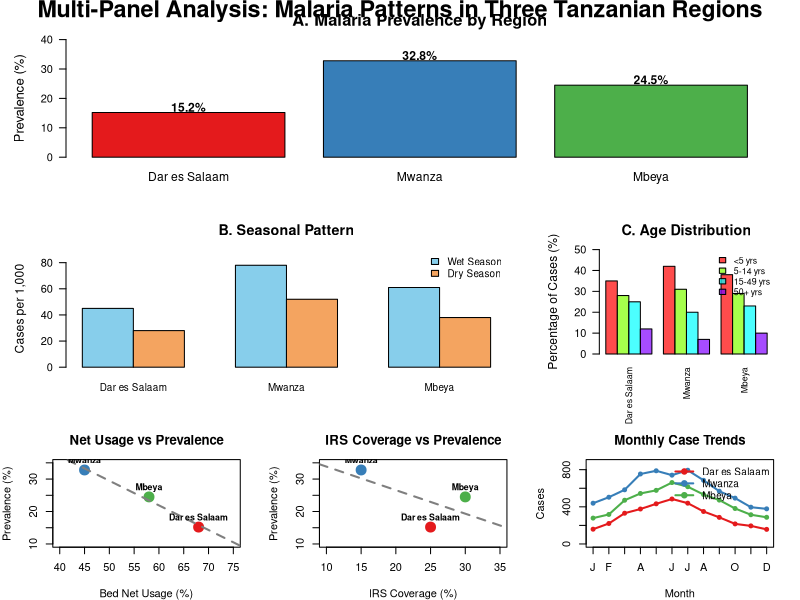

The R script that drew this image:
# Multi-Panel Malaria Visualization (Base R Version)
# Demonstration for Tanzania Regions
# Authors: Praise and Ernest

# Set seed for reproducibility
set.seed(123)

# ============================================================================
# 1. CREATE DUMMY DATA FOR 3 TANZANIAN REGIONS
# ============================================================================

# Region names
regions <- c("Dar es Salaam", "Mwanza", "Mbeya")

# --- Panel A Data: Overall Malaria Prevalence by Region ---
prevalence_data <- data.frame(
  region = regions,
  prevalence = c(15.2, 32.8, 24.5),  # Percentage
  population = c(4364541, 2772509, 2707410)
)
prevalence_data$cases <- round(prevalence_data$prevalence * prevalence_data$population / 100)

# --- Panel B Data: Seasonal Variation (Wet vs Dry) ---
seasonal_data <- data.frame(
  region = rep(regions, each = 2),
  season = rep(c("Wet", "Dry"), times = 3),
  cases_per_1000 = c(
    45, 28,  # Dar es Salaam
    78, 52,  # Mwanza
    61, 38   # Mbeya
  )
)

# --- Panel C Data: Age Group Distribution ---
age_groups <- c("<5 yrs", "5-14 yrs", "15-49 yrs", "50+ yrs")
age_data <- data.frame(
  region = rep(regions, each = 4),
  age_group = rep(age_groups, times = 3),
  percentage = c(
    # Dar es Salaam
    35, 28, 25, 12,
    # Mwanza
    42, 31, 20, 7,
    # Mbeya
    38, 29, 23, 10
  )
)

# --- Detail Panel Data: Intervention Coverage vs Prevalence ---
intervention_data <- data.frame(
  region = regions,
  net_usage = c(68, 45, 58),
  irs_coverage = c(25, 15, 30),
  prevalence = c(15.2, 32.8, 24.5)
)

# --- Monthly trend data ---
months <- 1:12
monthly_data <- data.frame(
  month = rep(months, times = 3),
  region = rep(regions, each = 12),
  cases = c(
    # Dar es Salaam (seasonal pattern)
    300 + 150 * sin((months - 3) * pi / 6) + rnorm(12, 0, 20),
    # Mwanza
    600 + 200 * sin((months - 3) * pi / 6) + rnorm(12, 0, 30),
    # Mbeya
    450 + 180 * sin((months - 3) * pi / 6) + rnorm(12, 0, 25)
  )
)
monthly_data$cases <- pmax(monthly_data$cases, 50)  # No negative values

# ============================================================================
# 2. PRINT DATA SUMMARIES
# ============================================================================

cat("\n")
cat("================================================================================\n")
cat("                           DATA SUMMARY                                         \n")
cat("================================================================================\n\n")

cat("Panel A - Overall Prevalence:\n")
cat("-------------------------------\n")
print(prevalence_data)

cat("\n\nPanel B - Seasonal Data:\n")
cat("-------------------------\n")
print(seasonal_data)

cat("\n\nPanel C - Age Distribution:\n")
cat("----------------------------\n")
print(age_data)

cat("\n\nIntervention Coverage Data:\n")
cat("----------------------------\n")
print(intervention_data)

cat("\n\nMonthly Trends (first 6 rows):\n")
cat("-------------------------------\n")
print(head(monthly_data, 6))

# ============================================================================
# 3. CREATE MULTI-PANEL VISUALIZATION
# ============================================================================

# Open PNG device
png("/mnt/user-data/outputs/malaria_patchwork_visualization.png", 
    width = 1400, height = 1200, res = 100)

# Set up layout: 3 rows with different heights
layout_matrix <- matrix(c(
  1, 1, 1,    # Row 1: Panel A spans all columns
  2, 2, 3,    # Row 2: Panel B spans 2 cols, Panel C in 1 col
  4, 5, 6     # Row 3: Three detail panels
), nrow = 3, byrow = TRUE)

layout(layout_matrix, heights = c(0.35, 0.35, 0.30))

# Define colors
region_colors <- c("#E41A1C", "#377EB8", "#4DAF4A")
names(region_colors) <- regions

# ============================================================================
# PANEL A: Overall Malaria Prevalence
# ============================================================================
par(mar = c(4, 5, 3, 2))
barplot(prevalence_data$prevalence, 
        names.arg = prevalence_data$region,
        col = region_colors,
        ylim = c(0, 40),
        ylab = "Prevalence (%)",
        main = "A. Malaria Prevalence by Region",
        cex.main = 1.5,
        cex.lab = 1.2,
        cex.names = 1.1,
        las = 1)

# Add percentage labels
text(x = seq(0.7, by = 1.2, length.out = 3),
     y = prevalence_data$prevalence + 2,
     labels = paste0(prevalence_data$prevalence, "%"),
     cex = 1.1,
     font = 2)

# ============================================================================
# PANEL B: Seasonal Variation
# ============================================================================
par(mar = c(4, 5, 3, 2))

# Prepare data for grouped barplot
seasonal_matrix <- matrix(seasonal_data$cases_per_1000, nrow = 2)
colnames(seasonal_matrix) <- regions
rownames(seasonal_matrix) <- c("Wet Season", "Dry Season")

barplot(seasonal_matrix,
        beside = TRUE,
        col = c("#87CEEB", "#F4A460"),
        ylim = c(0, 90),
        ylab = "Cases per 1,000",
        main = "B. Seasonal Pattern",
        cex.main = 1.3,
        cex.lab = 1.1,
        cex.names = 0.9,
        las = 1,
        legend.text = TRUE,
        args.legend = list(x = "topright", bty = "n", cex = 0.9))

# ============================================================================
# PANEL C: Age Group Distribution
# ============================================================================
par(mar = c(5, 5, 3, 2))

# Create grouped barplot for age distribution
age_matrix <- matrix(age_data$percentage, nrow = 4)
colnames(age_matrix) <- regions
rownames(age_matrix) <- age_groups

barplot(age_matrix,
        beside = TRUE,
        col = rainbow(4, alpha = 0.7),
        ylim = c(0, 50),
        ylab = "Percentage of Cases (%)",
        main = "C. Age Distribution",
        cex.main = 1.3,
        cex.lab = 1.1,
        cex.names = 0.8,
        las = 2,
        legend.text = TRUE,
        args.legend = list(x = "topright", bty = "n", cex = 0.8))

# ============================================================================
# DETAIL PANEL 1: Net Usage vs Prevalence
# ============================================================================
par(mar = c(4, 4, 3, 2))

plot(intervention_data$net_usage, 
     intervention_data$prevalence,
     col = region_colors,
     pch = 19,
     cex = 2,
     xlim = c(40, 75),
     ylim = c(10, 35),
     xlab = "Bed Net Usage (%)",
     ylab = "Prevalence (%)",
     main = "Net Usage vs Prevalence",
     cex.main = 1.2,
     cex.lab = 1.0)

# Add trend line
abline(lm(prevalence ~ net_usage, data = intervention_data), 
       col = "gray50", lty = 2, lwd = 2)

# Add labels
text(intervention_data$net_usage, 
     intervention_data$prevalence,
     labels = intervention_data$region,
     pos = 3,
     cex = 0.8,
     font = 2)

# ============================================================================
# DETAIL PANEL 2: IRS Coverage vs Prevalence
# ============================================================================
par(mar = c(4, 4, 3, 2))

plot(intervention_data$irs_coverage, 
     intervention_data$prevalence,
     col = region_colors,
     pch = 19,
     cex = 2,
     xlim = c(10, 35),
     ylim = c(10, 35),
     xlab = "IRS Coverage (%)",
     ylab = "Prevalence (%)",
     main = "IRS Coverage vs Prevalence",
     cex.main = 1.2,
     cex.lab = 1.0)

# Add trend line
abline(lm(prevalence ~ irs_coverage, data = intervention_data), 
       col = "gray50", lty = 2, lwd = 2)

# Add labels
text(intervention_data$irs_coverage, 
     intervention_data$prevalence,
     labels = intervention_data$region,
     pos = 3,
     cex = 0.8,
     font = 2)

# ============================================================================
# DETAIL PANEL 3: Monthly Trends
# ============================================================================
par(mar = c(4, 4, 3, 2))

# Plot empty frame
plot(1, type = "n",
     xlim = c(1, 12),
     ylim = c(0, max(monthly_data$cases) * 1.1),
     xlab = "Month",
     ylab = "Cases",
     main = "Monthly Case Trends",
     cex.main = 1.2,
     cex.lab = 1.0,
     xaxt = "n")

# Add x-axis with month labels
axis(1, at = 1:12, labels = c("J", "F", "M", "A", "M", "J", 
                               "J", "A", "S", "O", "N", "D"))

# Add lines for each region
for (i in 1:length(regions)) {
  region_name <- regions[i]
  region_data <- monthly_data[monthly_data$region == region_name, ]
  lines(region_data$month, region_data$cases, 
        col = region_colors[i], lwd = 2)
  points(region_data$month, region_data$cases, 
         col = region_colors[i], pch = 19, cex = 0.8)
}

# Add legend
legend("topright", 
       legend = regions,
       col = region_colors,
       lwd = 2,
       pch = 19,
       bty = "n",
       cex = 0.9)

# Add overall title
mtext("Multi-Panel Analysis: Malaria Patterns in Three Tanzanian Regions", 
      side = 3, line = -1.5, outer = TRUE, cex = 1.4, font = 2)

# Close the device
dev.off()

cat("\n\n")
cat("================================================================================\n")
cat("✓ Multi-panel visualization created successfully!\n")
cat("✓ Plot saved to: /mnt/user-data/outputs/malaria_patchwork_visualization.png\n")
cat("================================================================================\n\n")

cat("KEY INSIGHTS FROM THE DATA:\n")
cat("----------------------------\n")
cat("1. Mwanza has the highest malaria prevalence (32.8%), followed by Mbeya (24.5%)\n")
cat("   and Dar es Salaam (15.2%)\n\n")
cat("2. Seasonal variation shows wet season cases are 50-60% higher than dry season\n")
cat("   across all regions\n\n")
cat("3. Children under 5 years represent the largest proportion of cases in all\n")
cat("   regions, particularly in Mwanza (42%)\n\n")
cat("4. There's an inverse relationship between bed net usage and prevalence:\n")
cat("   higher net usage correlates with lower prevalence\n\n")
cat("5. Monthly trends show clear seasonal peaks during the wet season months\n")
cat("   (March-May and November-December)\n\n")
